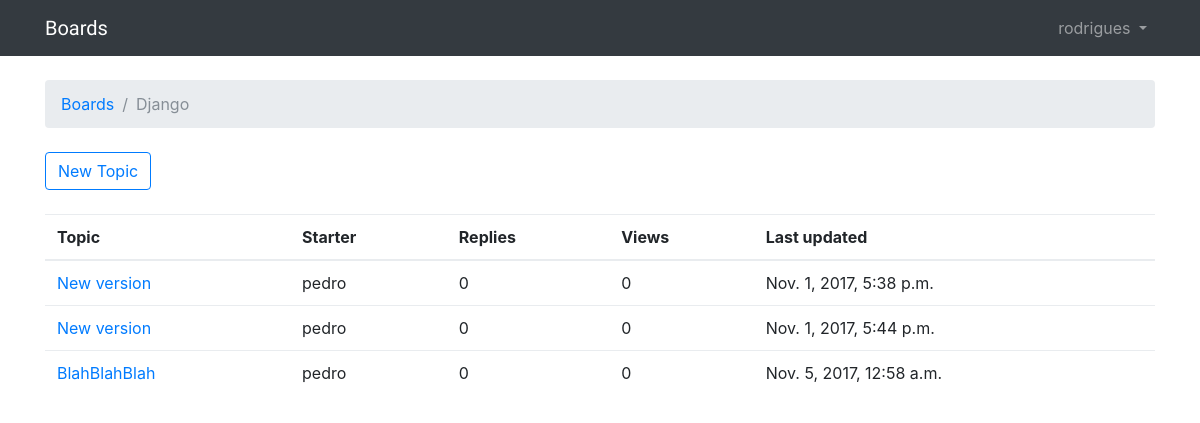
/boards/1/ (signed in), run on the app's committed database.
### boards/models.py (models this page shows, shortened)
class Board(models.Model):
    name = models.CharField(max_length=30, unique=True)
    description = models.CharField(max_length=100)

class Topic(models.Model):
    subject = models.CharField(max_length=255)
    last_updated = models.DateTimeField(auto_now_add=True)
    board = models.ForeignKey(Board, related_name='topics')
    starter = models.ForeignKey(User, related_name='topics')

### boards/views.py (the view)
# urls.py: url(r'^boards/(?P<pk>\d+)/$', boards_views.board_topics, name='board_topics'),
def board_topics(request, pk):
    board = get_object_or_404(Board, pk=pk)
    return render(request, 'topics.html', {'board': board})

### templates/topics.html (shortened to what this page needs)
{% extends 'base.html' %}
{% block breadcrumb %}
    <li class="breadcrumb-item"><a href="{% url 'home' %}">Boards</a></li>
    <li class="breadcrumb-item active">{{board.name}}</li>
{% endblock %}
{% block content %}
    <div class="mb-4">
        <a href="{% url 'new_topic' board.pk %}" class="btn btn-outline-primary">New Topic</a>
    </div>
    <table class="table">
        <thead class="thead-inverse">
            <tr>
                <th>Topic</th>
                <th>Starter</th>
                <th>Replies</th>
                <th>Views</th>
                <th>Last updated</th>
            </tr>
        </thead>
        <tbody>
            {% for topic in board.topics.all %}
                <tr>
                    <td><a href="{% url 'topic_posts' board.pk topic.pk %}">{{ topic.subject }}</td>
                    <td>{{ topic.starter.username }}</td>
                    <td>0</td>
                    <td>0</td>
                    <td>{{ topic.last_updated }}</td>
                </tr>
            {% endfor %}
        </tbody>
    </table>
{% endblock %}

### templates/base.html (shortened to what this page needs)
{% load static %}
<html>
    <head>
        <link rel="stylesheet" href="{% static 'css/bootstrap.min.css' %}">
        <link rel="stylesheet" href="{% static 'css/app.css' %}">
    </head>
    <body>
        {% block body %}
        <nav class="navbar navbar-expand-sm navbar-dark bg-dark">
            <div class="container">
              <a class="navbar-brand" href="{% url 'home' %}">Boards</a>
              <div class="collapse navbar-collapse" id="mainMenu">
                {% if user.is_authenticated %}
                  <ul class="navbar-nav ml-auto">
                    <li class="nav-item dropdown">
                      <a class="nav-link dropdown-toggle" href="#" id="userMenu" data-toggle="dropdown" aria-haspopup="true" aria-expanded="false">
                        {{ user.username }}
                      </a>
                    </li>
                  </ul>
                {% else %}
                  <form class="form-inline ml-auto" style="margin-bottom: 0px;">
                    <a href="{% url 'login' %}" class="btn btn-outline-secondary">Login</a>
                    <a href="{% url 'signup' %}" class="btn btn-outline-primary ml-2">Signup</a>
                  </form>
                {% endif %}
              </div>
            </div>
          </nav>
            <div class="container">
              <ol class="breadcrumb my-4">
                {% block breadcrumb %}
                {% endblock %}
              </ol>
              {% block content %}
              {% endblock %}
            </div>
        {% endblock body %}
    </body>
</html>

### static/css/app.css (style rules this page uses)
.navbar-brand { font-family: 'Saira', sans-serif; }

### data on the page
Board: name "Django"
Topic: subject "New version", starter.username "pedro", last_updated "Nov. 1, 2017, 5:38 p.m."
Topic: subject "New version", starter.username "pedro", last_updated "Nov. 1, 2017, 5:44 p.m."
Topic: subject "BlahBlahBlah", starter.username "pedro", last_updated "Nov. 5, 2017, 12:58 a.m."

### other printed values
{{ user.username }} "rodrigues"
